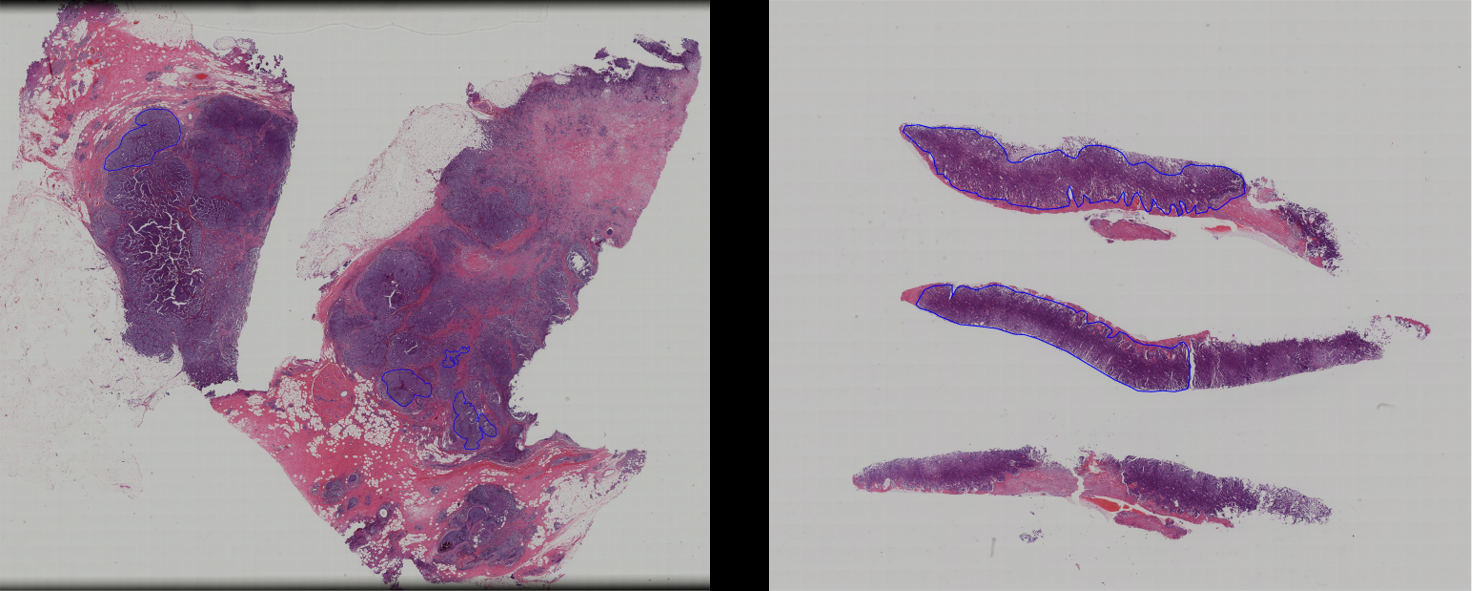
#> input picture BALNMP/imgs/N+(1-2).png, 1472 x 591 px; its folder holds only this picture in this run
$ python -i extract_fg.py   (imports and definitions only)
#> lines starting #> are read from the running program, lines starting #| are printed output that depends on the picture; after the words box and inside, x2 and y2 are one past the last pixel; in counts of white or black regions, pixels touching at a corner belong together
import os
import numpy as np
import cv2
from matplotlib import pyplot as plt
from tqdm import tqdm

def extract_fg(src_path, dst_path):
    # 1. load img
#> called with src_path = '../imgs/N+(1-2).png', dst_path = 'out.png'
    img = cv2.imread(src_path)
#> img is the input picture: shape (591, 1472, 3); mean B, G, R 158.3, 148.1, 162.4
    mask = np.zeros(img.shape[:2],np.uint8)

    # 2. create mask img
    t, mask = cv2.threshold(cv2.cvtColor(img, cv2.COLOR_BGR2GRAY), -1, 1,  cv2.THRESH_BINARY_INV | cv2.THRESH_OTSU)
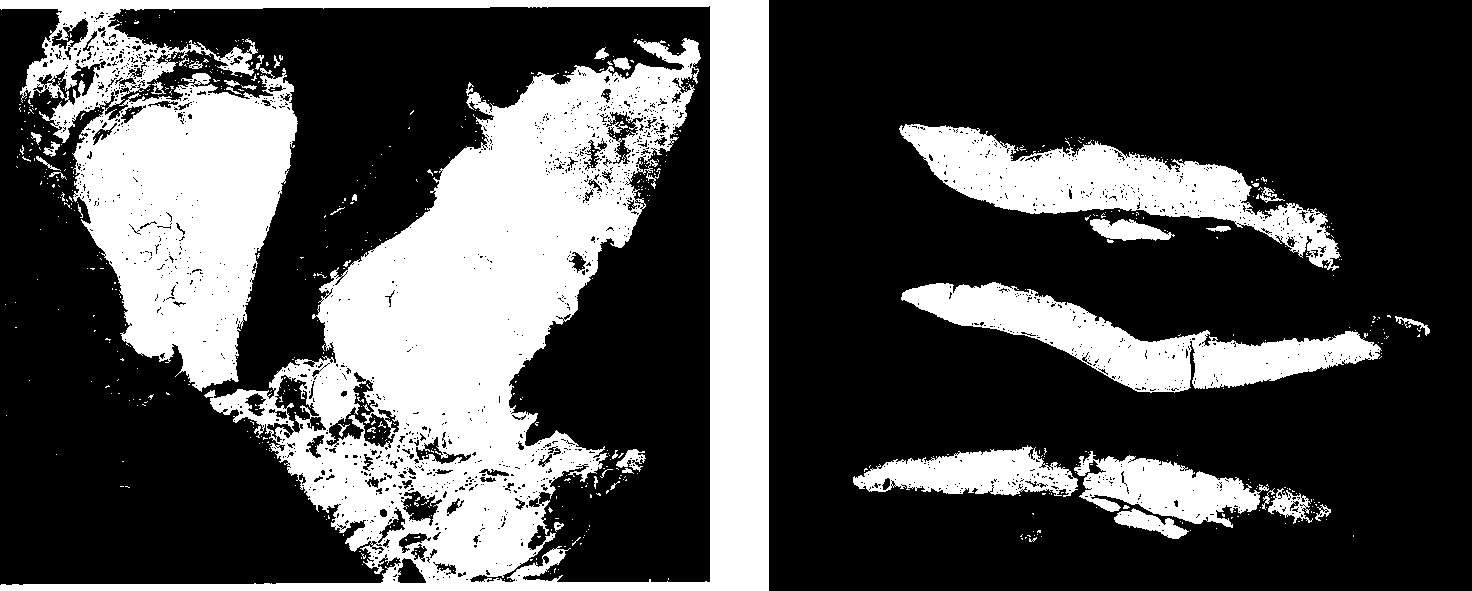
#> mask: shape (591, 1472); values 0 (black) and 1 (white), 30.6% white; 676 white regions (633 under 20 px), largest, box (x1, y1, x2, y2) and area: (0, 0, 769, 591) 203994, (899, 124, 1341, 271) 21538, (901, 282, 1382, 393) 19113
#> t = 133

    # 2. apply mask pre processing
    ## closing (dilation -> erosion) // if iter, e(e(e(d(d(d(img))))))
    kernel = np.ones((3,3), np.uint8)
    mask_pp = cv2.morphologyEx(mask, cv2.MORPH_CLOSE, kernel, iterations=10)
#> mask_pp: shape (591, 1472); values 0 (black) and 1 (white), 36.5% white; 31 white regions (19 under 20 px), largest, box (x1, y1, x2, y2) and area: (0, 0, 769, 591) 246830, (899, 124, 1342, 276) 27777, (901, 282, 1430, 393) 21408
    mask_pp = cv2.morphologyEx(mask_pp, cv2.MORPH_OPEN, kernel, iterations=10)
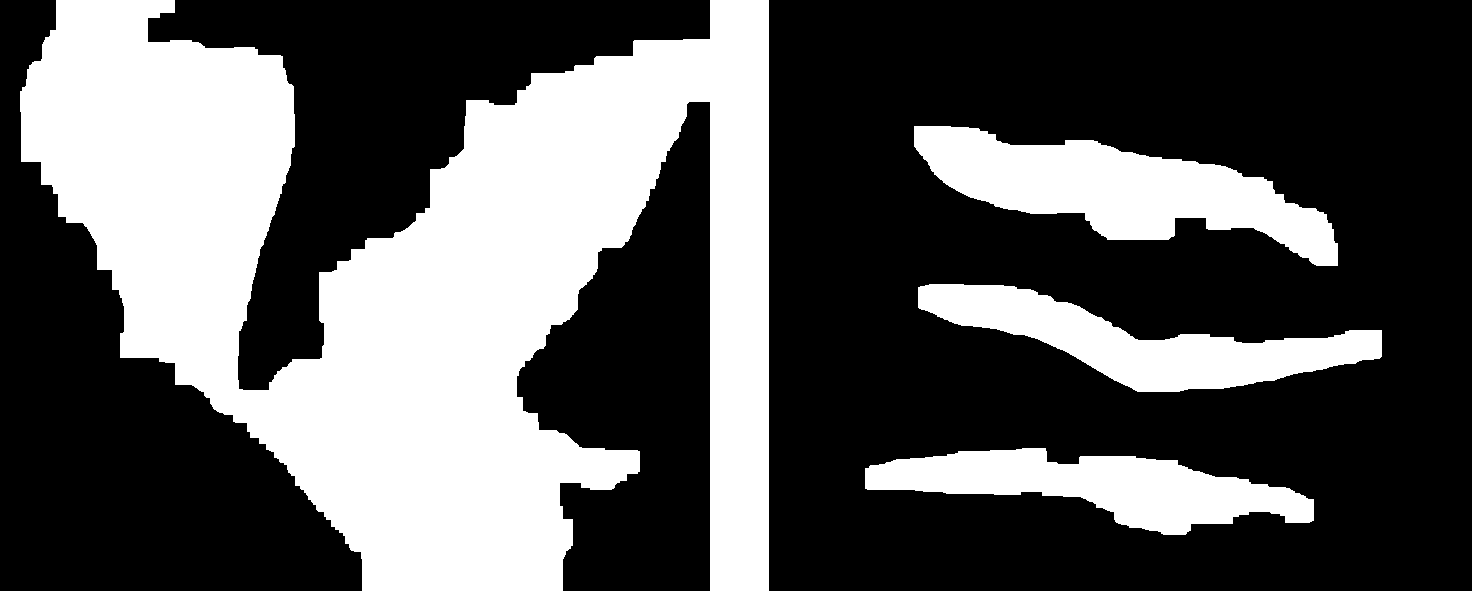
#> mask_pp: shape (591, 1472); values 0 (black) and 1 (white), 34.9% white; 4 white regions, box (x1, y1, x2, y2) and area: (20, 0, 769, 591) 236651, (914, 126, 1338, 266) 27324, (918, 284, 1382, 392) 20367, (865, 448, 1314, 535) 19651

    # 3. aggregate mask and img
    fg_img_pp = np.zeros_like(img, dtype=np.uint8)

    mask_bg = np.ones_like(mask_pp, dtype=np.uint8) - mask_pp

    fg_img_pp = img * mask_pp[:,:,np.newaxis] + \
                    mask_bg[:,:,np.newaxis] * 255
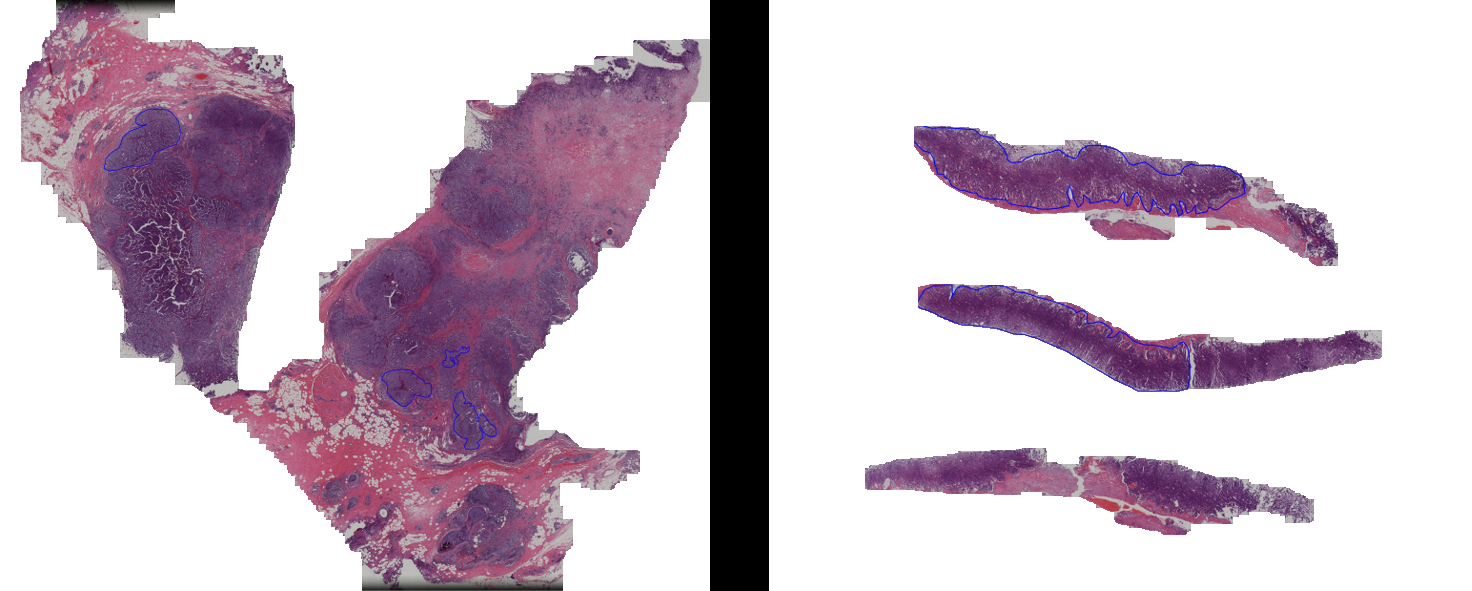
#> fg_img_pp: shape (591, 1472, 3); mean B, G, R 204.3, 193.4, 207

    # 3.1 removed img
    removed_img = np.zeros_like(img, dtype=np.uint8)
    removed_img = img * mask_bg[:,:,np.newaxis] + \
                    mask_pp[:,:,np.newaxis] * 0
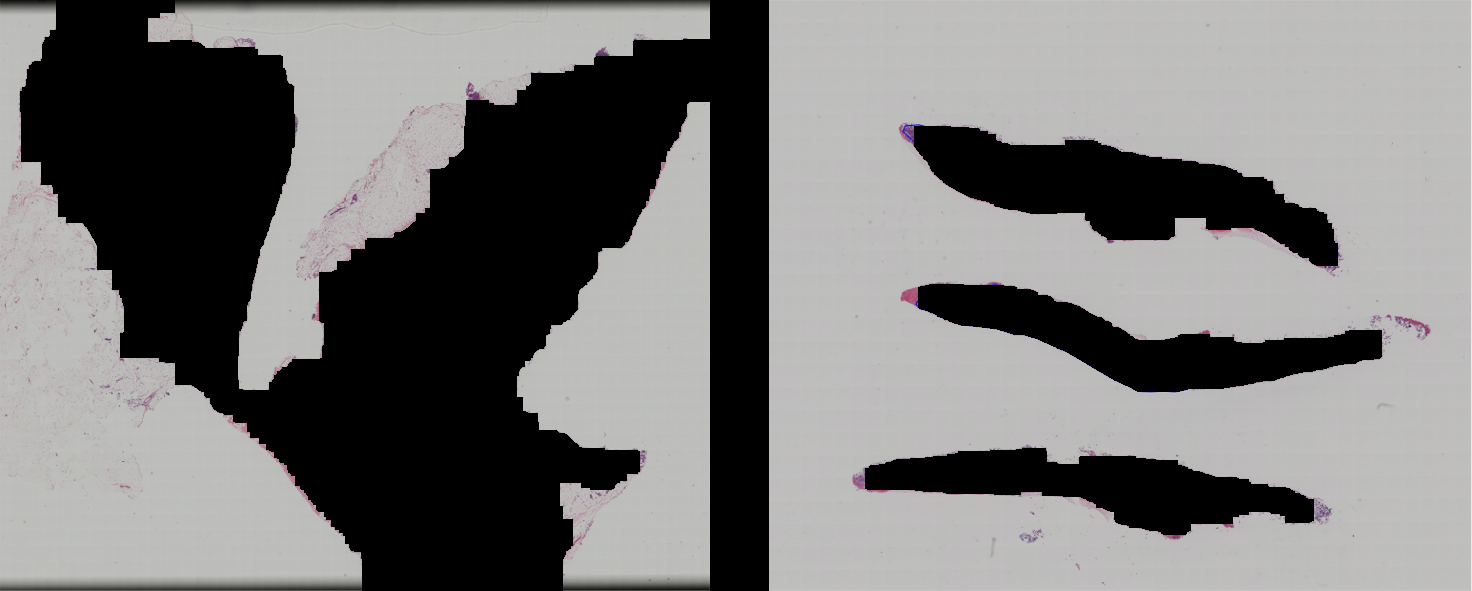
#> removed_img: shape (591, 1472, 3); mean B, G, R 119.9, 120.6, 121.3

    # 3.2 adjust contrast
    # alpha = 3.0
    # removed_img = np.clip((1+alpha) * removed_img - 128 * alpha, 0, 255).astype(np.uint8)

    # 4. show mask diff
    mask_diff = mask_pp - mask
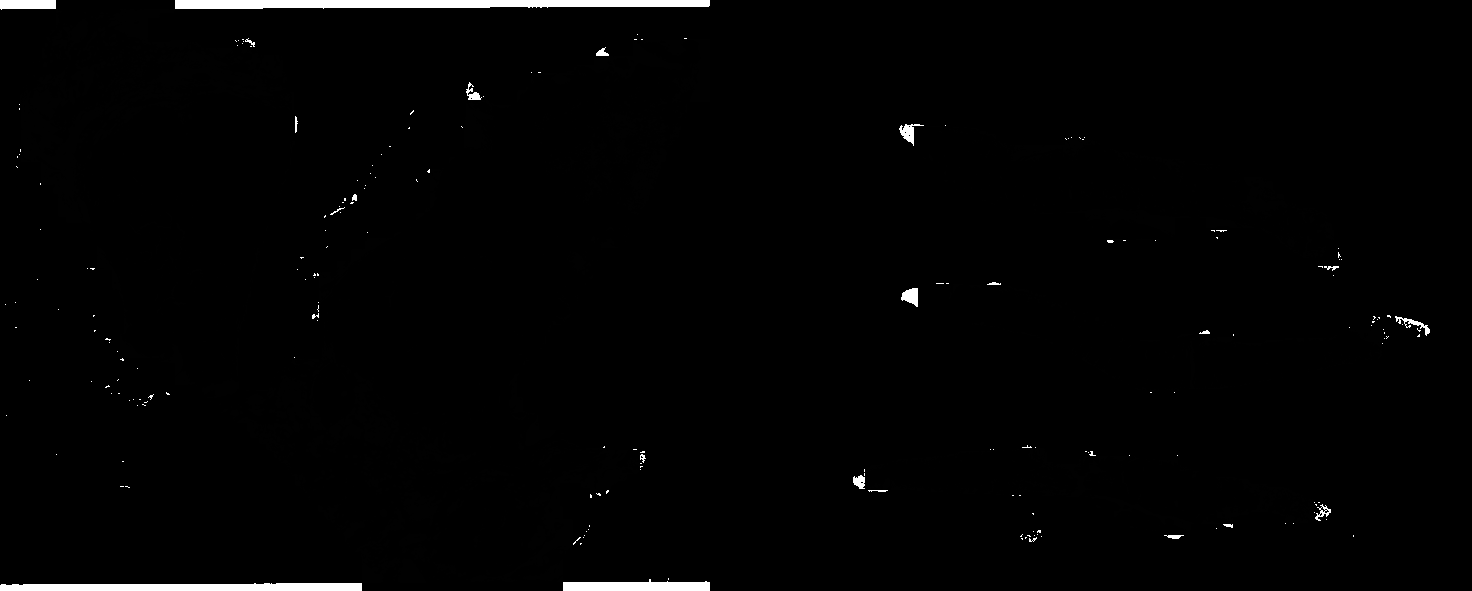
#> mask_diff: shape (591, 1472); min 0, max 255, mean 3.1

    # 5. save new img
    os.makedirs(os.path.dirname(dst_path), exist_ok=True)
    cv2.imwrite(dst_path, fg_img_pp)

    # 6. visual
    fig, axes = plt.subplots(nrows=2, ncols=3, figsize=(20, 7))

    axes[0, 0].imshow(img); axes[0,0].set_title('original')
    axes[0, 1].imshow(fg_img_pp); axes[0,1].set_title('processed')
    axes[0, 2].imshow(removed_img); axes[0,2].set_title('removed')

    axes[1, 0].imshow(mask); axes[1,0].set_title('mask')
    axes[1, 1].imshow(mask_pp); axes[1,1].set_title('mask_pp')
    axes[1, 2].imshow(mask_diff); axes[1,2].set_title('mask diff (mask_pp-mask)')

    fig.suptitle('Extract FG [{} - {}]'.format(os.path.basename(src_path), mask.shape))
    fig.tight_layout(pad=2)

    # save plt
    os.makedirs(os.path.join(os.path.dirname(dst_path),'plt'), exist_ok=True)
    fig.savefig(os.path.join(os.path.dirname(dst_path),'plt', os.path.basename(dst_path)), dpi=500)
#> figure, not shown here; B, G, R data is drawn as R, G, B

def main():
    src_dir = '/mnt/d/data_ai/challenge/breast_cancer_metastasis/assets/open/train_imgs'
    dst_dir = '/mnt/d/data_ai/challenge/breast_cancer_metastasis/assets/open/train_fg_imgs'

    file_list = os.listdir(src_dir)
    file_list_img = [file for file in file_list if file.endswith(".png")]

    print('[+] extract fg ...')
    for f_name in tqdm(file_list_img):
        src_path = os.path.join(src_dir, f_name)
        dst_path = os.path.join(dst_dir, f_name)
        extract_fg(src_path, dst_path)

    print('[-] extract fg ...')

# [2 lines not run here, left out]

>>> result = extract_fg('../imgs/N+(1-2).png', 'out.png')
